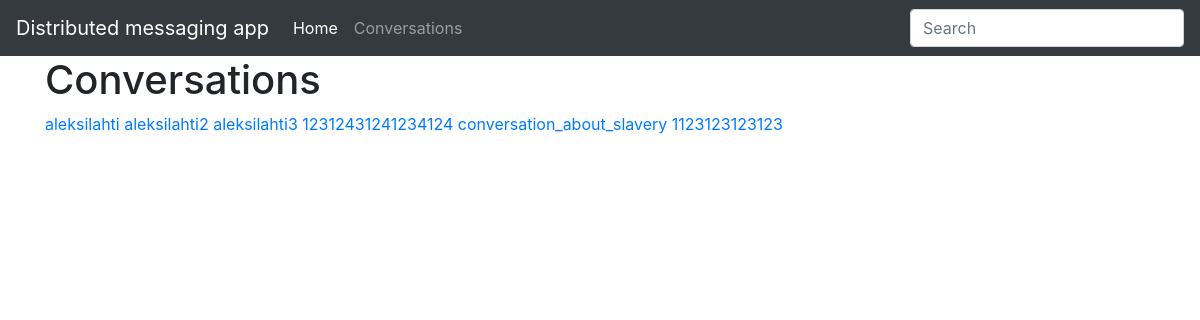
Before: /conversations (signed in) with the older database file.
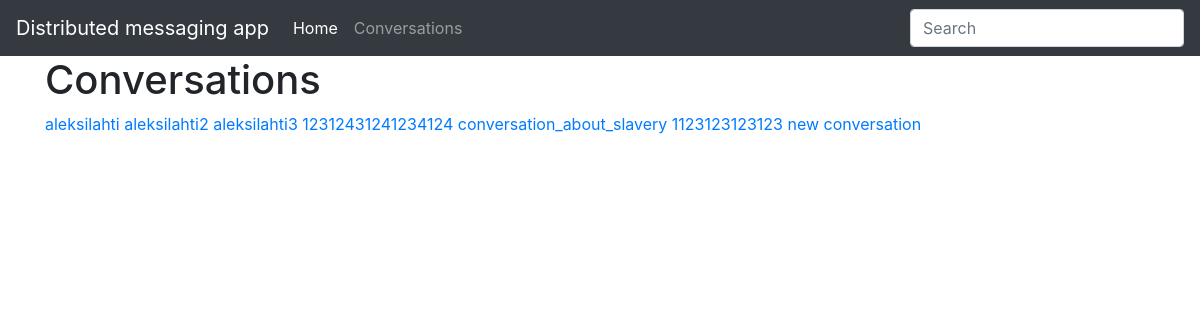
After: the same page with the newer database file.
### app.py (models this page shows)
class Conv(db.Model):
    id = db.Column(db.Integer, primary_key=True)
    conv_name = db.Column(db.String(256), unique=True, nullable=False)
    pw_hash = db.Column(db.String(256), nullable=False)
    created_by = db.Column(db.Integer, db.ForeignKey("user.id", ondelete="CASCADE"))
    user = db.relationship("User", back_populates="conversations")

### app.py (the view)
@app.route("/conversations")
def conversations():
    if current_user.is_authenticated:
        all_conversations = Conv.query.all()
        return render_template('conversations.html', conversations=all_conversations)
    return redirect(url_for('login'))

### app.py (called while the page is built)
@login_manager.user_loader
def load_user(user_id):
    user = User.query.get(int(user_id))
    return user

@event.listens_for(Engine, "connect")
def set_sqlite_pragma(dbapi_connection, connection_record):
    cursor = dbapi_connection.cursor()
    cursor.execute("PRAGMA foreign_keys=ON")
    cursor.close()

### templates/conversations.html (shortened to what this page needs)
{% extends 'base.html' %}
{% block body %}
<h1>Conversations</h1>
<div >
    {% if conversations %}
        <div>
            {% for conv in conversations %}
                <a href="{{ url_for('conversation', conv_name=conv.conv_name) }}">{{ conv.conv_name }}</a>
            {% endfor %}
        </div>
    {% else %}
        <span>You don't have any conversations</span>
    {% endif %}
</div>
{% endblock %}

Changed rows visible on the page:
added Conv: conv_name "new conversation"
